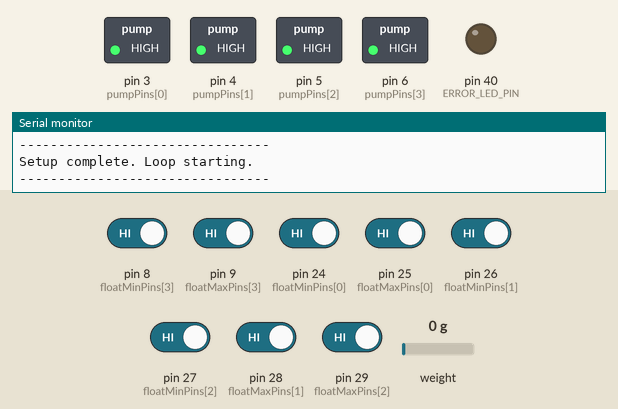
A sketch run on a simulated Arduino Mega 2560, built with avr-gcc and run on an emulated ATmega2560. Shown: switched loads named in the sketch (green lamp = pin HIGH), output pins drawn as LEDs (lit = HIGH), the last lines printed to the serial monitor. The inputs (shaded band) are chosen by the test bench; at power-on: pin 8 (floatMinPins[3]), pin 9 (floatMaxPins[3]), pin 24 (floatMinPins[0]), pin 25 (floatMaxPins[0]), pin 26 (floatMinPins[1]), pin 27 (floatMinPins[2]), pin 28 (floatMaxPins[1]), pin 29 (floatMaxPins[2]) HIGH, weight on the scale 0 g. The local clock reads 2024-03-15 10:24:30 at power-on unless the sketch sets it; storage starts empty.

Above: at 3.8 s.
3.9 s: pin 24 (floatMinPins[0]) driven LOW
6.9 s: pin 25 (floatMaxPins[0]) driven LOW
At 9.2 s:
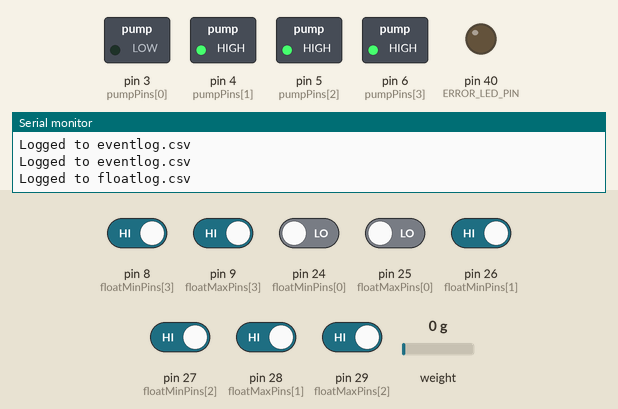
9.9 s: pin 25 (floatMaxPins[0]) driven HIGH
At 11.4 s:
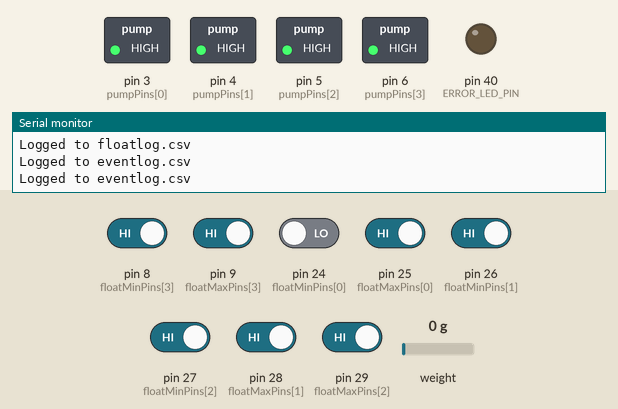
Timing chart, 0 to 12.4 s (numbered marks = the images above; inputs shaded):
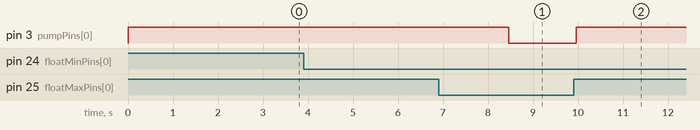

The sketch:

Irrigation_system.ino
```cpp
//Libraries
#include <Wire.h>
#include "RTClib.h"
#include <SPI.h>
#include <SD.h>
#include "HX711.h"
#include <string.h>

//Defining pin arrays
const int floatMinPins[4] = {24, 26, 27, 8};
const int floatMaxPins[4] = {25, 28, 29, 9};
const int pumpPins[4] = {3, 4, 5, 6};

const int SD_CS_PIN = 53;
const int LOADCELL_DOUT_PIN = 22;
const int LOADCELL_SCK_PIN = 23;
const int ERROR_LED_PIN = 40;   //LED for flagging SD/RTC failures

//Relay polarity - board is active LOW
const int PUMP_ON  = LOW;
const int PUMP_OFF = HIGH;

const char* bucketNames[4] = {"Bucket 1", "Bucket 2", "Bucket 3", "Bucket 4"};

//Create objects
RTC_DS3231 rtc;
HX711 scale;

//Shared variables
bool systemBusy = false;          // true whenever ANY pump is running (serialization)
float weightBefore = 0;
unsigned long lastLogTime = 0;
unsigned long lastStatusLogTime = 0;

//SD health tracking - board keeps running (pumps/floats) even if this is false
bool sdHealthy = false;

//Defining interval holding arrays - continuous, 2hr, 4hr, 6hr
const unsigned long checkIntervals[4] = {0UL, 7200000UL, 14400000UL, 21600000UL};
unsigned long lastCheckTime[4] = {0, 0, 0, 0};

bool pumpRunning[4] = {false, false, false, false};   //individual pump flags
bool pumpPending[4] = {false, false, false, false};   //set when a check comes due but system is busy; held until free
unsigned long pumpTimeStart[4] = {0, 0, 0, 0};
DateTime pumpStartTimeRTC[4];

//Snapshot of last completed refill per bucket, for status.csv
char lastRefillTimestamp[4][20];

// Debouncing - MIN
int lastMinState[4]   = {HIGH, HIGH, HIGH, HIGH};
int stableMinState[4] = {HIGH, HIGH, HIGH, HIGH};
unsigned long lastMinChangeTime[4] = {0, 0, 0, 0};

// Debouncing - MAX
int lastMaxState[4]   = {HIGH, HIGH, HIGH, HIGH};
int stableMaxState[4] = {HIGH, HIGH, HIGH, HIGH};
unsigned long lastMaxChangeTime[4] = {0, 0, 0, 0};

// Previously-logged stable states, so we only write to floatlog.csv on an ACTUAL change,
// not every loop pass - compared against stableMinState/stableMaxState right after debounce settles
int prevStableMinState[4] = {HIGH, HIGH, HIGH, HIGH};
int prevStableMaxState[4] = {HIGH, HIGH, HIGH, HIGH};

//Constant
const unsigned long LOG_INTERVAL = 30000UL;         // 30 sec in ms - contlog refresh
const unsigned long STATUS_LOG_INTERVAL = 600000UL; // 10 min in ms - status.csv rewrite
const unsigned long MAX_PUMP_RUNTIME = 540000UL;    // 9 min - confirmed against real pilot fill time
const unsigned long DEBOUNCE_DELAY = 50UL;           // 50 ms
const int LOADCELL_SAMPLES = 4;                      // dropped from 10 to cut loop blocking time

float calibration_factor = 209.46;


//Formats an RTC DateTime into "YYYY-MM-DD HH:MM:SS" without any String allocation
void formatTimestamp(DateTime dt, char* buf) {
  snprintf(buf, 20, "%04d-%02d-%02d %02d:%02d:%02d",
           dt.year(), dt.month(), dt.day(), dt.hour(), dt.minute(), dt.second());
}


//Attempts to (re)initialize the SD card, retrying up to 10 times.
//Returns true if it comes up healthy. Used at boot AND whenever a write fails mid-run.
bool trySdInit() {
  int sdRetries = 0;
  while (!SD.begin(SD_CS_PIN) && sdRetries < 10) {
    Serial.println("SD init failed, retrying...");
    delay(500);
    sdRetries++;
  }
  sdHealthy = (sdRetries < 10);
  return sdHealthy;
}


//Opens a file for writing, attempting SD recovery once if the open fails.
//Prints a Serial confirmation on success, updates the error LED either way.
File openWithRecovery(const char* filename) {
  File f = SD.open(filename, FILE_WRITE);

  if (!f) {
    Serial.print("Write failed opening ");
    Serial.print(filename);
    Serial.println(" - attempting SD recovery...");

    if (trySdInit()) {
      Serial.println("SD recovered - retrying open.");
      f = SD.open(filename, FILE_WRITE);
    }
  }

  if (f) {
    sdHealthy = true;
    digitalWrite(ERROR_LED_PIN, LOW);
  } else {
    sdHealthy = false;
    digitalWrite(ERROR_LED_PIN, HIGH);   // solid on - SD unreachable, but board keeps running
    Serial.print("SD still unreachable - could not open ");
    Serial.println(filename);
  }

  return f;
}


//Custom function to write errors to SD card
void logError(const char* message) {
  char errTimestamp[20];
  formatTimestamp(rtc.now(), errTimestamp);

  File errorLog = openWithRecovery("errorlog.csv");
  if (errorLog) {
    errorLog.print(errTimestamp);
    errorLog.print(",");
    errorLog.println(message);
    errorLog.close();
    Serial.println("Logged to errorlog.csv");
  }
  Serial.println(message);
}


//Writes one row to floatlog.csv the moment a float's debounced state actually changes,
//This is what lets overshoot be calculated as a timing gap:
void logFloatChange(int i, const char* floatType, int newState) {
  char timestamp[20];
  formatTimestamp(rtc.now(), timestamp);

  File floatLog = openWithRecovery("floatlog.csv");
  if (floatLog) {
    floatLog.print(timestamp);
    floatLog.print(",");
    floatLog.print(bucketNames[i]);
    floatLog.print(",");
    floatLog.print(floatType);
    floatLog.print(",");
    floatLog.println(newState);
    floatLog.close();
    Serial.println("Logged to floatlog.csv");
  }
}


//Writes one row to eventlog.csv - called on BOTH a normal max-float stop
//and a dry-run timeout stop
void logPumpEvent(int i, unsigned long runtime, float wBefore, float wAfter, const char* reason) {
  char eventTimestamp[20];
  formatTimestamp(pumpStartTimeRTC[i], eventTimestamp);

  File eventLog = openWithRecovery("eventlog.csv");
  if (eventLog) {
    eventLog.print(eventTimestamp);
    eventLog.print(",");
    eventLog.print(bucketNames[i]);
    eventLog.print(",");
    eventLog.print(runtime);
    eventLog.print(",");
    eventLog.print(wBefore);
    eventLog.print(",");
    eventLog.print(wAfter);
    eventLog.print(",");
    eventLog.print(wBefore - wAfter);
    eventLog.print(",");
    eventLog.println(reason);
    eventLog.close();
    Serial.println("Logged to eventlog.csv");
  }
}


//Overwrites status.csv - a throwaway snapshot
//Called once every 10 mins
void writeStatusFile(const char* timestampNow) {
  if (SD.exists("status.csv")) {
    SD.remove("status.csv");
  }
  File statusFile = openWithRecovery("status.csv");
  if (statusFile) {
    statusFile.print("LastUpdated,");
    statusFile.println(timestampNow);
    statusFile.println("Bucket,LastRefillTime");
    for (int i = 0; i < 4; i++) {
      statusFile.print(bucketNames[i]);
      statusFile.print(",");
      statusFile.println(lastRefillTimestamp[i]);
    }
    statusFile.close();
    Serial.println("Logged to status.csv");
  }
}


//Custom function to blink LED forever - only used for RTC failure, which IS unrecoverable
//for this board since every timestamp depends on it
void criticalErrorHalt() {
  while (true) {
    digitalWrite(ERROR_LED_PIN, HIGH);
    delay(300);
    digitalWrite(ERROR_LED_PIN, LOW);
    delay(300);
  }
}

//Every time the Arduino powers on
void setup() {
  Serial.begin(9600);

  pinMode(ERROR_LED_PIN, OUTPUT);
  digitalWrite(ERROR_LED_PIN, LOW);

  //Configuring all 4 bucket pins in one loop
  for (int i = 0; i < 4; i++) {
    pinMode(floatMinPins[i], INPUT_PULLUP);
    pinMode(floatMaxPins[i], INPUT_PULLUP);
    pinMode(pumpPins[i], OUTPUT);
    digitalWrite(pumpPins[i], PUMP_OFF);   // active-low board: OFF = HIGH, not LOW
    strcpy(lastRefillTimestamp[i], "Never");
  }

  //Ensuring RTC initializes properly - this one DOES halt, since every log row needs a real timestamp
  if (!rtc.begin()) {
    Serial.println("RTC not found");
    criticalErrorHalt();
  }

  if (rtc.lostPower()) {
    // Only resyncs to compile time if the RTC actually lost power (dead coin cell, first boot, etc.)
    rtc.adjust(DateTime(F(__DATE__), F(__TIME__)));
  }

  //SD card - retried, but does NOT halt the board. Pumps/floats keep working
  //even if logging is currently broken; recovery is retried on every write attempt.
  Serial.println("Initializing SD card...");
  if (!trySdInit()) {
    Serial.println("SD CARD FAILED after retries - continuing WITHOUT logging. Will keep retrying on writes.");
    digitalWrite(ERROR_LED_PIN, HIGH);
  } else {
    Serial.println("SD CARD OK");
  }

  scale.begin(LOADCELL_DOUT_PIN, LOADCELL_SCK_PIN);
  scale.set_scale(calibration_factor);
  scale.tare();

  //File creation - only attempted if SD came up healthy; if not, files get created
  //later automatically the first time a write succeeds after recovery
  if (sdHealthy) {
    bool contLogExists = SD.exists("contlog.csv");
    File continuousLog = openWithRecovery("contlog.csv");
    if (continuousLog) {
      if (!contLogExists) {
        continuousLog.println("Timestamp,B1_MinState,B1_MaxState,B2_MinState,B2_MaxState,B3_MinState,B3_MaxState,B4_MinState,B4_MaxState,ReservoirWeight");
      }
      continuousLog.close();
    }

    bool eventLogExists = SD.exists("eventlog.csv");
    File eventLog = openWithRecovery("eventlog.csv");
    if (eventLog) {
      if (!eventLogExists) {
        eventLog.println("StartTime,Bucket,Duration,WeightBefore,WeightAfter,WeightDiff,StopReason");
      }
      eventLog.close();
    }

    bool errorLogExists = SD.exists("errorlog.csv");
    File errorLog = openWithRecovery("errorlog.csv");
    if (errorLog) {
      if (!errorLogExists) {
        errorLog.println("Timestamp,ErrorMessage");
      }
      errorLog.close();
    }

    bool floatLogExists = SD.exists("floatlog.csv");
    File floatLog = openWithRecovery("floatlog.csv");
    if (floatLog) {
      if (!floatLogExists) {
        floatLog.println("Timestamp,Bucket,FloatType,NewState");
      }
      floatLog.close();
    }
  }

  Serial.println("--------------------------------");
  Serial.println("Setup complete. Loop starting.");
  Serial.println("--------------------------------");
}


void loop() {
  unsigned long currentTime = millis();

  //DEBOUNCING - all 8 sensors, with immediate change-logging
  for (int i = 0; i < 4; i++) {
    int currentMinReading = digitalRead(floatMinPins[i]);
    if (currentMinReading != lastMinState[i]) {
      lastMinChangeTime[i] = millis();
    }
    if ((millis() - lastMinChangeTime[i]) > DEBOUNCE_DELAY) {
      stableMinState[i] = currentMinReading;
    }
    lastMinState[i] = currentMinReading;

    // Log the instant this float's STABLE state actually changes (not every loop)
    if (stableMinState[i] != prevStableMinState[i]) {
      logFloatChange(i, "MIN", stableMinState[i]);
      prevStableMinState[i] = stableMinState[i];
    }

    int currentMaxReading = digitalRead(floatMaxPins[i]);
    if (currentMaxReading != lastMaxState[i]) {
      lastMaxChangeTime[i] = millis();
    }
    if ((millis() - lastMaxChangeTime[i]) > DEBOUNCE_DELAY) {
      stableMaxState[i] = currentMaxReading;
    }
    lastMaxState[i] = currentMaxReading;

    if (stableMaxState[i] != prevStableMaxState[i]) {
      logFloatChange(i, "MAX", stableMaxState[i]);
      prevStableMaxState[i] = stableMaxState[i];
    }
  }


  //================== CONTINUOUS LOG (every 30 sec, all 4 buckets) ==================
  if (currentTime - lastLogTime >= LOG_INTERVAL) {

    char logtimestamp[20];
    formatTimestamp(rtc.now(), logtimestamp);

    File continuousLog = openWithRecovery("contlog.csv");
    if (continuousLog) {
      continuousLog.print(logtimestamp);

      for (int i = 0; i < 4; i++) {
        continuousLog.print(",");
        continuousLog.print(stableMinState[i]);
        continuousLog.print(",");
        continuousLog.print(stableMaxState[i]);
      }

      float currentReservoirWeight = scale.get_units(LOADCELL_SAMPLES);
      continuousLog.print(",");
      continuousLog.println(currentReservoirWeight);
      continuousLog.close();
      Serial.println("Logged to contlog.csv");
    }

    lastLogTime = currentTime;
  }


  //================== STATUS FILE (every 10 min) ==================
  if (currentTime - lastStatusLogTime >= STATUS_LOG_INTERVAL) {
    char statusTimestamp[20];
    formatTimestamp(rtc.now(), statusTimestamp);
    writeStatusFile(statusTimestamp);
    lastStatusLogTime = currentTime;
  }


  //================== PUMP CONTROL ==================
  for (int i = 0; i < 4; i++) {

    //Interval Gating - Resets interval clock regardless of last float check.
    //If dry but the system is busy, this no longer just gets dropped - it's held as pending.
    if (currentTime - lastCheckTime[i] >= checkIntervals[i]) {
      lastCheckTime[i] = currentTime;

      if (stableMinState[i] == LOW) {
        pumpPending[i] = true;
      }
    }

    // Start pump for whichever bucket is pending as soon as the system is free.
    // Runs every loop (not interval-gated), so a pending request is picked up
    // within one loop cycle of the pump freeing up, not on the next check interval.
    if (pumpPending[i] && !systemBusy && !pumpRunning[i]) {
      if (stableMinState[i] == LOW) {
        weightBefore = scale.get_units(LOADCELL_SAMPLES);

        digitalWrite(pumpPins[i], PUMP_ON);
        systemBusy = true;
        pumpRunning[i] = true;
        pumpTimeStart[i] = millis();
        pumpStartTimeRTC[i] = rtc.now();
      }
      // Cleared either way: if it's no longer dry when its turn comes up, there's nothing to do
      pumpPending[i] = false;
    }

    // Stop check using individual pump flag (normal refill completion)
    if (stableMaxState[i] == HIGH && pumpRunning[i]) {
      digitalWrite(pumpPins[i], PUMP_OFF);
      float weightAfter = scale.get_units(LOADCELL_SAMPLES);
      systemBusy = false;
      pumpRunning[i] = false;

      unsigned long pumpRuntime = millis() - pumpTimeStart[i];
      logPumpEvent(i, pumpRuntime, weightBefore, weightAfter, "Normal");

      // This was a completed refill (hit the max float) - update the status snapshot
      formatTimestamp(rtc.now(), lastRefillTimestamp[i]);
    }

    // Dry run protection using individual pump flag.
    // Writes the same event row a normal stop would, so the water it moved
    // still shows up in eventlog.csv instead of vanishing.
    if (pumpRunning[i] && (millis() - pumpTimeStart[i]) > MAX_PUMP_RUNTIME) {
      digitalWrite(pumpPins[i], PUMP_OFF);
      float weightAfter = scale.get_units(LOADCELL_SAMPLES);
      systemBusy = false;
      pumpRunning[i] = false;

      unsigned long pumpRuntime = millis() - pumpTimeStart[i];
      logPumpEvent(i, pumpRuntime, weightBefore, weightAfter, "Timeout(DryRun)");

      char errMsg[64];
      snprintf(errMsg, sizeof(errMsg), "DRY RUN PROTECTION TRIGGERED - %s", bucketNames[i]);
      logError(errMsg);
    }

  }
}
```

Measured:
- after the input at 6.9 s, pin 3 (pumpPins[0]): HIGH → LOW after 1.6 s
- after the input at 9.9 s, pin 3 (pumpPins[0]): LOW → HIGH after 0.06 s
